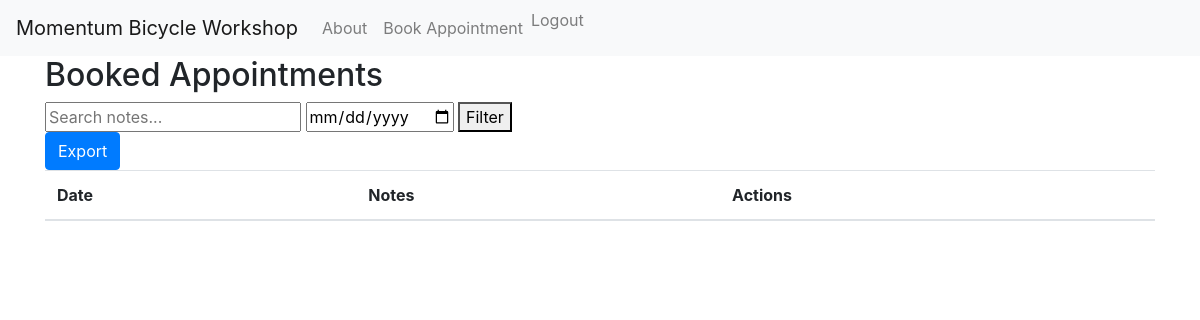
The app's page /owner/dashboard/ (signed in), older data.
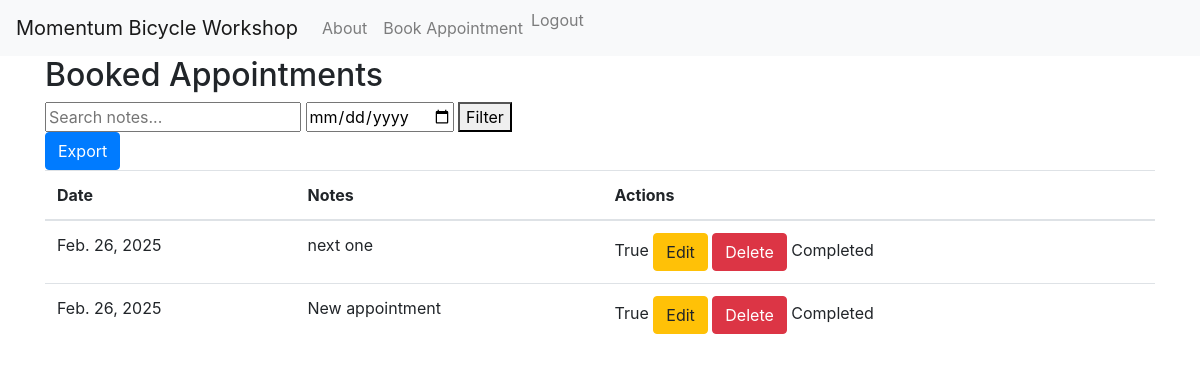
The same page, newer data.
### myapp/models.py (models this page shows, shortened)
class Appointment(models.Model):
    user = models.ForeignKey(User, on_delete=models.CASCADE)  # Associate the appointment with a user
    date = models.DateField()
    time = models.TimeField()
    description = models.TextField(blank=True)  # Allowing blank descriptions
    photo = models.ImageField(upload_to='photos/', blank=True, null=True)
    completed = models.BooleanField(default=False)
    notified = models.BooleanField(default=False)
    class Meta:  # This should be properly indented within the model
        unique_together = ('user', 'date')  # or ('user', 'date', 'time') if you want to prevent double booking at the same time

### myapp/views.py (the view)
# urls.py: path('owner/dashboard/', OwnerDashboardView.as_view(), name='owner_dashboard'),  # Use the class-based view here
class OwnerDashboardView(LoginRequiredMixin, TemplateView):
    template_name = 'myapp/owner_dashboard.html'
    def get(self, request):
        appointments = Appointment.objects.all()
        date_filter = request.GET.get('date')
        if date_filter:
            appointments = appointments.filter(date=date_filter)
        search_query = request.GET.get('search')
        if search_query:
            appointments = appointments.filter(description__icontains=search_query)
        return render(request, self.template_name, {'appointments': appointments})

### myapp/templates/myapp/owner_dashboard.html (shortened to what this page needs)
{% extends "myapp/base.html" %}
{% block content %}
<h2>Booked Appointments</h2>
<form method="GET" action="{% url 'owner_dashboard' %}">
    <input type="text" name="search" placeholder="Search notes...">
    <input type="date" name="date">
    <button type="submit">Filter</button>
</form>
<a href="{% url 'export_appointments' %}" class="btn btn-primary">Export</a>
<table class="table">
    <thead>
        <tr>
            <th>Date</th>
            <th>Notes</th>
            <th>Actions</th>
        </tr>
    </thead>
    <tbody>
        {% for appointment in appointments %}
        <tr>
            <td>{{ appointment.date }}</td>
            <td>{{ appointment.description }}</td>
            <td>
                <span>{{ appointment.completed }}</span>
                <a href="{% url 'edit_appointment' appointment.id %}" class="btn btn-warning">Edit</a>
                <form method="POST" action="{% url 'delete_appointment' appointment.id %}" style="display:inline;">
                    <button type="submit" class="btn btn-danger">Delete</button>
                </form>
                {% if not appointment.completed %}
                <form method="POST" action="{% url 'mark_completed' appointment.id %}" style="display:inline;">
                    {% csrf_token %}
                    <button type="submit" class="btn btn-success">Mark as Completed</button>
                </form>
                {% else %}
                <span>Completed</span>
                {% endif %}
            </td>
        </tr>
        {% endfor %}
    </tbody>
</table>
{% endblock %}

Row changes from the older to the newer data that the page shows:
added Appointment: date "Feb. 26, 2025", description "next one", completed "True", shows "Completed"
added Appointment: date "Feb. 26, 2025", description "New appointment", completed "True", shows "Completed"
